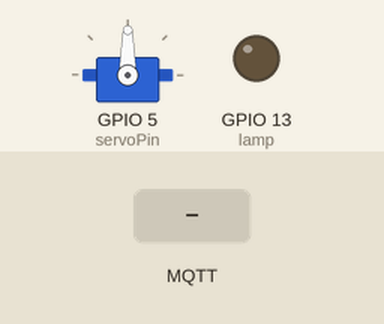
Recording of a sketch running on a simulated ESP8266 (NodeMCU). Shown: servo, output pins drawn as LEDs (lit = HIGH). Inputs (shaded band) come from the test bench. WiFi joins after 1.5 s; servers stay silent unless stated; no MQTT or app messages arrive unless stated; what the sketch prints to the serial monitor is not drawn.

Above: at 2.7 s.
2.8 s: MQTT message "false" arrives on the first subscribed topic
At 2.92 s:
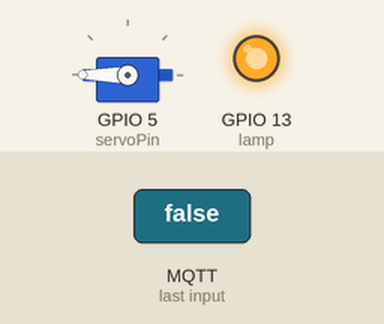
At 11.1 s:
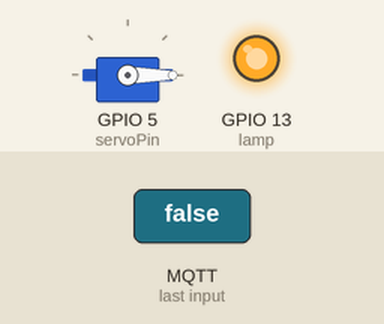
Timing chart, 0 to 11.8 s (numbered marks = the images above; inputs shaded):
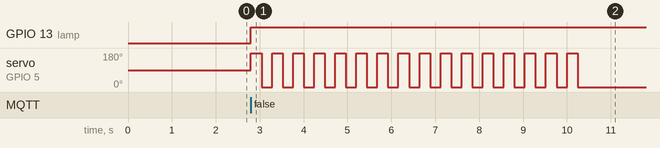

The sketch:

ProjetoMQTT.ino
```cpp
#include <ESP8266WiFi.h>
#include <PubSubClient.h>
#include "DHT.h"
#include <Servo.h>

#define DHTTYPE DHT11   // DHT 11
#define servoPin 5 // ok

// dados Roteador
const char* ssid = "TAVARES WIFI";
const char* password = "lavdwifi19";

// IP
const char* mqtt_server = "192.168.15.14";

// Iniciando espClient
WiFiClient espClient;
PubSubClient client(espClient);
Servo mainServo;

// DHT Sensor
const int DHTPin = 2;

// Lampada
const int lamp = 13;

// Iniciando DHT sensor.
DHT dht(DHTPin, DHTTYPE);

// Variaveis auxiliares de tempo
long now = millis();
long lastMeasure = 0;

// Conectando ESP8266 ao roteador
void setup_wifi() {
  delay(10);
  Serial.println();
  Serial.print("Connecting to ");
  Serial.println(ssid);
  WiFi.begin(ssid, password);
  while (WiFi.status() != WL_CONNECTED) {
    delay(500);
    Serial.print(".");
  }
  Serial.println("");
  Serial.print("WiFi conectado - ESP IP address: ");
  Serial.println(WiFi.localIP());
}

// Essa função é executada quando algum dispositivo publicar uma mensagem para o topico que o ESP8266 está escrito.
void callback(String topic, byte* message, unsigned int length) {
  Serial.print("Message arrived on topic: ");
  Serial.print(topic);
  Serial.print(". Message: ");
  String messageTemp;

  for (int i = 0; i < length; i++) {
    Serial.print((char)message[i]);
    messageTemp += (char)message[i];
  }
  Serial.println();

  // Feel free to add more if statements to control more GPIOs with MQTT

  // If a message is received on the topic room/lamp, you check if the message is either on or off. Turns the lamp GPIO according to the message
  if(topic=="room/lamp"){
      Serial.print("Changing Room lamp to ");
      if(messageTemp == "true"){
        digitalWrite(lamp, LOW);
        Serial.print("On");
      }
      else if(messageTemp == "false"){
        digitalWrite(lamp, HIGH);
        for(int i = 0; i <= 15 ; i++){
        mainServo.write(180);
        delay(240);
        mainServo.write(0);
        delay(240);
        }
        Serial.print("Off");
      }
  }
  Serial.println();
}

// This functions reconnects your ESP8266 to your MQTT broker
// Change the function below if you want to subscribe to more topics with your ESP8266
void reconnect() {
  // Loop until we're reconnected
  while (!client.connected()) {
    Serial.print("Attempting MQTT connection...");
    // Attempt to connect
    if (client.connect("ESP8266Client")) {
      Serial.println("connected");
      // Subscribe or resubscribe to a topic
      // You can subscribe to more topics (to control more LEDs in this example)
      client.subscribe("room/lamp");
    } else {
      Serial.print("failed, rc=");
      Serial.print(client.state());
      Serial.println(" try again in 5 seconds");
      // Wait 5 seconds before retrying
      delay(5000);
    }
  }
}

// The setup function sets your ESP GPIOs to Outputs, starts the serial communication at a baud rate of 115200
// Sets your mqtt broker and sets the callback function
// The callback function is what receives messages and actually controls the LEDs
void setup() {
  pinMode(lamp, OUTPUT);

  dht.begin();
  mainServo.attach(servoPin);
  Serial.begin(115200);
  setup_wifi();
  client.setServer(mqtt_server, 1883);
  client.setCallback(callback);

}

// For this project, you don't need to change anything in the loop function. Basically it ensures that you ESP is connected to your broker
void loop() {

  if (!client.connected()) {
    reconnect();
  }
  if(!client.loop())
    client.connect("ESP8266Client");

  now = millis();
  // Publishes new temperature and humidity every 30 seconds
  if (now - lastMeasure > 30000) {
    lastMeasure = now;
    // Sensor readings may also be up to 2 seconds 'old' (its a very slow sensor)
    float h = dht.readHumidity();
    // Read temperature as Celsius (the default)
    float t = dht.readTemperature();
    // Read temperature as Fahrenheit (isFahrenheit = true)
    float f = dht.readTemperature(true);

    // Check if any reads failed and exit early (to try again).
    if (isnan(h) || isnan(t) || isnan(f)) {
      Serial.println("Failed to read from DHT sensor!");
      return;
    }

    // Computes temperature values in Celsius
    float hic = dht.computeHeatIndex(t, h, false);
    static char temperatureTemp[7];
    dtostrf(hic, 6, 2, temperatureTemp);

    // Uncomment to compute temperature values in Fahrenheit
    // float hif = dht.computeHeatIndex(f, h);
    // static char temperatureTemp[7];
    // dtostrf(hic, 6, 2, temperatureTemp);

    static char humidityTemp[7];
    dtostrf(h, 6, 2, humidityTemp);

    // Publishes Temperature and Humidity values
    client.publish("room/temperature", temperatureTemp);
    client.publish("room/humidity", humidityTemp);

    Serial.print("Humidity: ");
    Serial.print(h);
    Serial.print(" %\t Temperature: ");
    Serial.print(t);
    Serial.print(" *C ");
    Serial.print(f);
    Serial.print(" *F\t Heat index: ");
    Serial.print(hic);
    Serial.println(" *C ");
    // Serial.print(hif);
    // Serial.println(" *F");
  }
}
```

Measured:
- after the input at 2.8 s, GPIO 13 (lamp): LOW → HIGH at once; servo on GPIO 5 (servoPin): alternates 180° for 0.24 s and 0° for 0.24 s, 32 changes in all, then stays 0°, starting at once
